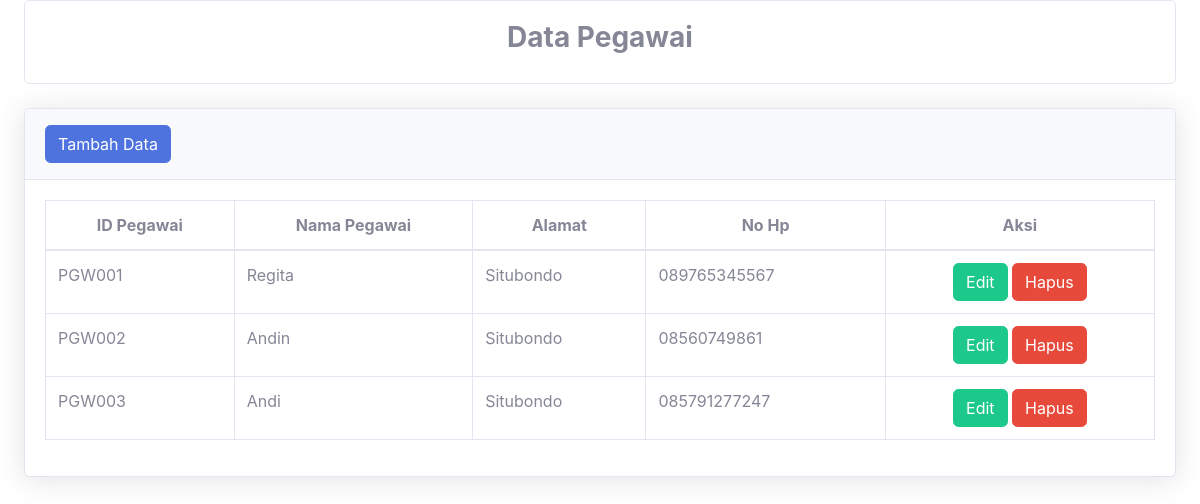
Screenshot of /index.php/data-master/pegawai with the database file from the repository.
### tables this page shows
CREATE TABLE `tbl_pegawai` (
  `id_pegawai` varchar(20) NOT NULL,
  `nama_pegawai` varchar(50) NOT NULL,
  `alamat` varchar(50) NOT NULL,
  `akses` varchar(7) NOT NULL,
  `no_hp` varchar(13) NOT NULL
);

### application/controllers/data-master/Pegawai.php (called while the page is built, shortened)
<?php
class Pegawai extends CI_Controller
{
	function __construct(){
		$this->load->model('m_pegawai');
	}
	function index(){
		$data['pegawai'] = $this->m_pegawai->tampil_data()->result();
    	$this->load->view('template/header');
       	$this->load->view('data-master/pegawai/daftarpegawai',$data);
       	$this->load->view('template/footer');
	}
}
?>

### index.php (called while the page is built, shortened)
<?php
require_once BASEPATH.'core/CodeIgniter.php';

### application/models/M_pegawai.php (called while the page is built, shortened)
<?php
class M_pegawai extends CI_Model
{
	function tampil_data(){
		return $this->db->get('tbl_pegawai');
	}
}
?>

### application/views/data-master/pegawai/daftarpegawai.php (the view)
<div class="container-fluid">
   <div class="d-sm-flex align-items-center justify-content-between mb-4">
        <div class="card card-body">
            <div class="col-sm-12">
                <form class="form-horizontal" action="">
                    <h1 class="h3 font-weight-bold text-grey text-center">Data Pegawai</h1>
                </form>
            </div>
        </div>
    </div>
    <div class="card shadow mb-4">
    <div class="card-header py-3">
        <a href="<?php echo base_url() . 'data-master/pegawai/tambah'; ?>" class="btn btn-primary" class="btn btn-primary">Tambah Data</a>
    </div>
    <div class="card-body">
            <div class="table-responsive">
            <table class="table table-bordered" id="dataTable" width="100%" cellspacing="0">
                <thead>
                    <tr style="text-align:center">
                            <th>ID Pegawai</th>
                            <th>Nama Pegawai</th>
                            <th>Alamat</th>
                            <th>No Hp</th>
                            <th>Aksi</th>
                    </tr>
                </thead>
                <tbody>
                    <?php
                        foreach ($pegawai as $p) {
                    ?>
                            <tr>
                                <td><?= $p->id_pegawai?></td>
                                <td><?= $p->nama_pegawai?></td>
                                <td><?= $p->alamat ?></td>
                                <td><?= $p->no_hp?></td>
                                <td style="text-align:center">
                                    <a href="<?php echo base_url() . 'data-master/pegawai/edit'; ?>/<?= $p->id_pegawai ?>"
                                            class="btn btn-success">Edit</a>
                                    <a href="<?php echo base_url() . 'data-master/pegawai/hapus'; ?>/<?php echo $p->id_pegawai ?>" class="btn btn-danger" onclick="
                                     return confirm('Yakin Ingin Menghapus Data ?')">Hapus</a>
                                </td>
                            </tr>
                   <?php } ?>
                    </tbody>
                </table>
            </div>
        </div>
    </div>
</div>

### rows the page displays
tbl_pegawai: id_pegawai "PGW001", nama_pegawai "Regita", alamat "Situbondo", no_hp "089765345567"
tbl_pegawai: id_pegawai "PGW002", nama_pegawai "Andin", alamat "Situbondo", no_hp "08560749861"
tbl_pegawai: id_pegawai "PGW003", nama_pegawai "Andi", alamat "Situbondo", no_hp "085791277247"
